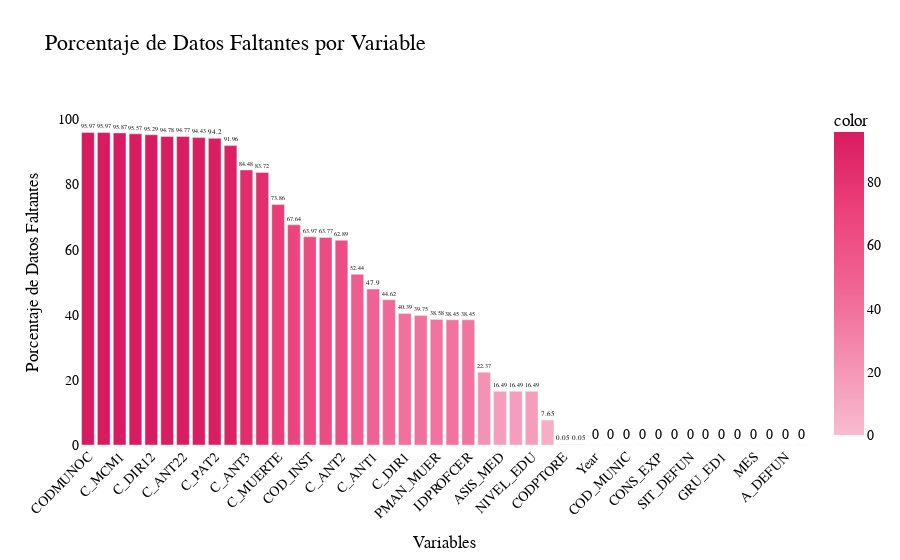

Write notebook code for a chart like this one.
### Markdown cell above
Veamos esto gráficamente:

### Code cell
grafico_datos_faltantes(data)

### Figure 1 — Plotly figure (JSON) as saved in the notebook; plotly's stock layout.template omitted (floating-point values rounded to 4 significant figures)
{"data": [{"alignmentgroup": "True", "hovertemplate": "index=%{x}<br>Porcentaje de Datos Faltantes (%)=%{y}<br>text=%{text}<br>color=%{marker.color}<extra></extra>", "legendgroup": "", "marker": {"color": [95.97, 95.97, 95.87, 95.57, 95.29, 94.78, 94.77, 94.43, 94.2, 91.96, 84.48, 83.72, 73.86, 67.64, 63.97, 63.77, 62.89, 52.44, 47.9, 44.62, 40.39, 39.75, 38.58, 38.45, 38.45, 22.37, 16.49, 16.49, 16.49, 7.65, 0.05352, 0.05352, 0, 0, 0, 0, 0, 0, 0, 0, 0, 0, 0, 0, 0, 0], "coloraxis": "coloraxis", "pattern": {"shape": ""}}, "name": "", "offsetgroup": "", "orientation": "v", "showlegend": false, "text": [95.97, 95.97, 95.87, 95.57, 95.29, 94.78, 94.77, 94.43, 94.2, 91.96, 84.48, 83.72, 73.86, 67.64, 63.97, 63.77, 62.89, 52.44, 47.9, 44.62, 40.39, 39.75, 38.58, 38.45, 38.45, 22.37, 16.49, 16.49, 16.49, 7.65, 0.05, 0.05, 0, 0, 0, 0, 0, 0, 0, 0, 0, 0, 0, 0, 0, 0], "textposition": "outside", "type": "bar", "x": ["CODMUNOC", "CODOCUR", "C_MCM1", "C_ANT32", "C_DIR12", "SIMUERTEPO", "C_ANT22", "C_ANT12", "C_PAT2", "MAN_MUER", "C_ANT3", "C_PAT1", "C_MUERTE", "IDCLASADMI", "COD_INST", "NOM_INST", "C_ANT2", "OCUPACION", "C_ANT1", "CAUSA_666", "C_DIR1", "IDADMISALUD", "PMAN_MUER", "IDPERTET", "IDPROFCER", "CODPRES", "ASIS_MED", "SEG_SOCIAL", "NIVEL_EDU", "AREA_RES", "CODPTORE", "CODMUNRE", "Year", "COD_DPTO", "COD_MUNIC", "CAU_HOMOL", "CONS_EXP", "C_BAS1", "SIT_DEFUN", "EST_CIVIL", "GRU_ED1", "SEXO", "MES", "ANO", "A_DEFUN", "filter_$"], "xaxis": "x", "y": [95.97, 95.97, 95.87, 95.57, 95.29, 94.78, 94.77, 94.43, 94.2, 91.96, 84.48, 83.72, 73.86, 67.64, 63.97, 63.77, 62.89, 52.44, 47.9, 44.62, 40.39, 39.75, 38.58, 38.45, 38.45, 22.37, 16.49, 16.49, 16.49, 7.65, 0.05352, 0.05352, 0, 0, 0, 0, 0, 0, 0, 0, 0, 0, 0, 0, 0, 0], "yaxis": "y"}], "layout": {"barmode": "relative", "coloraxis": {"colorbar": {"title": {"text": "color"}}, "colorscale": [[0, "#F8BBD0"], [0.25, "#F48FB1"], [0.5, "#F06292"], [0.75, "#EC407A"], [1, "#D81B60"]]}, "font": {"color": "black", "family": "Bahnschrift", "size": 14}, "legend": {"tracegroupgap": 0}, "paper_bgcolor": "white", "plot_bgcolor": "white", "title": {"font": {"color": "black", "family": "Bahnschrift", "size": 22}, "text": "Porcentaje de Datos Faltantes por Variable"}, "xaxis": {"anchor": "y", "domain": [0, 1], "tickangle": -45, "title": {"text": "Variables"}}, "yaxis": {"anchor": "x", "domain": [0, 1], "range": [0, 106.0], "title": {"text": "Porcentaje de Datos Faltantes"}}}}
